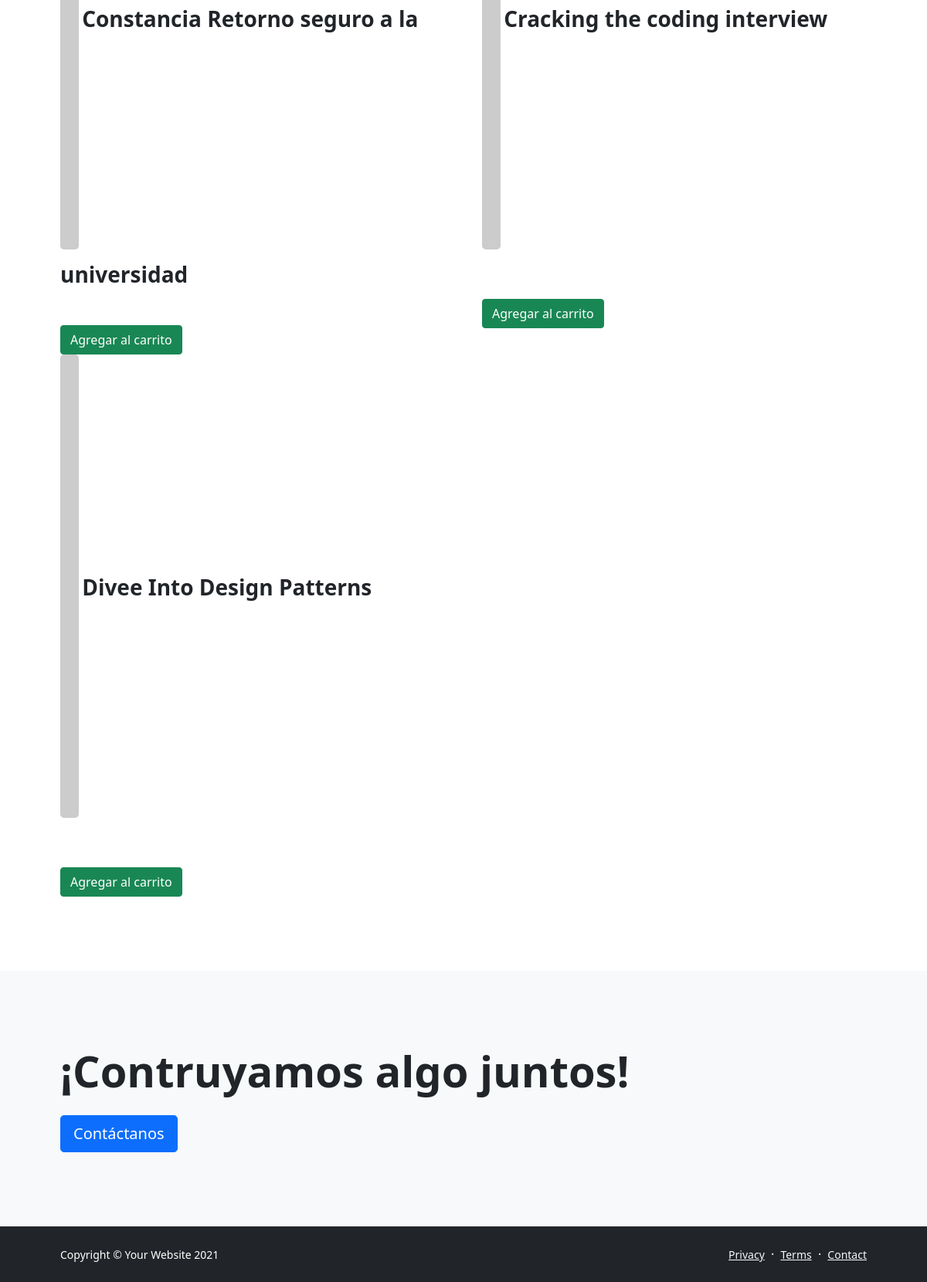
The app's page /store/ (lower part), older data.
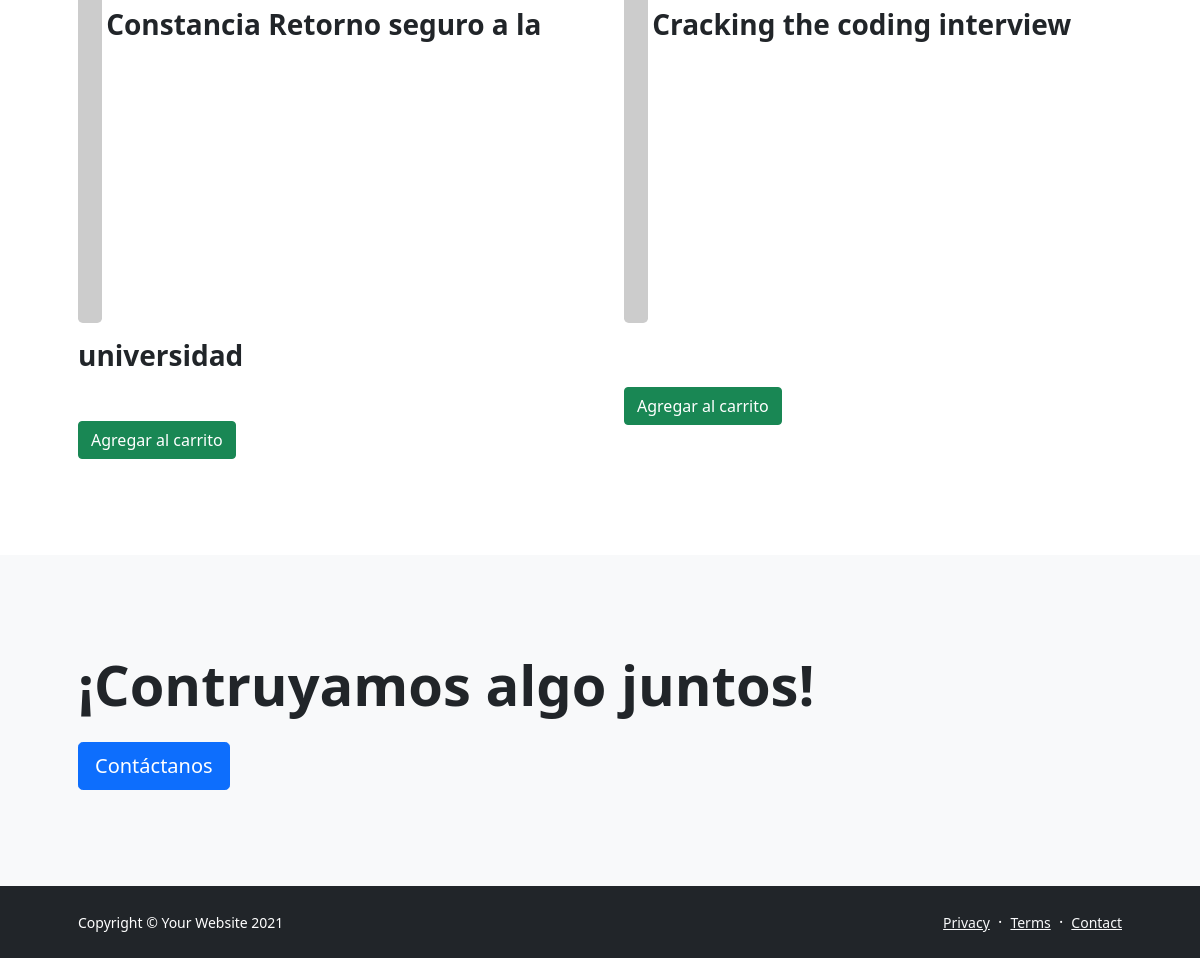
The same page, newer data.
### store/models.py (models this page shows, shortened)
class Store(models.Model):
    title = models.CharField(max_length=200, verbose_name="Título")
    description = RichTextField(verbose_name="Descripción")
    book = models.FileField(verbose_name="Archivo", upload_to="store")
    price = models.IntegerField(verbose_name="Precio")
    created = models.DateTimeField(auto_now_add=True, verbose_name="Fecha de creación")
    updated = models.DateTimeField(auto_now=True, verbose_name="Fecha de edición")
    class Meta:
        verbose_name = "Libro"
        verbose_name_plural = "Libros"
        ordering = ["-created"]

### store/views.py (the view)
# urls.py: path('', storeListView.as_view(), name="libros"),
class storeListView(ListView):
    model = Store

### store/templates/store/store_list.html (shortened to what this page needs)
{% extends 'core/base.html' %}
{% block content %}
<section class="py-5">
    <div class="container px-5 my-5">
        <div class="row gx-5">
            {% for libro in store_list %}
            <div class="col-lg-6">
                <div class="position-relative mb-5">
                    <img class="img-fluid rounded-3 mb-3" src="https://picsum.photos/id/24/600/400" alt="..." />
                    <a class="h3 fw-bolder text-decoration-none link-dark stretched-link" href="{% url 'libros:libro' libro.id %}"> {{libro.title}} </a>
                </div>
                <a class="btn btn-success" onclick="agregaCarrito({{libro.id}});">Agregar al carrito</a>
            </div>
            {% endfor %}
        </div>
    </div>
</section>
<section class="py-5 bg-light">
    <div class="container px-5 my-5">
        <h2 class="display-4 fw-bolder mb-4">¡Contruyamos algo juntos!</h2>
        <a class="btn btn-lg btn-primary" href="{% url 'contact' %}">Contáctanos</a>
    </div>
</section>
{% endblock %}

Row changes from the older to the newer data that the page shows:
removed Store: title "Divee Into Design Patterns"
